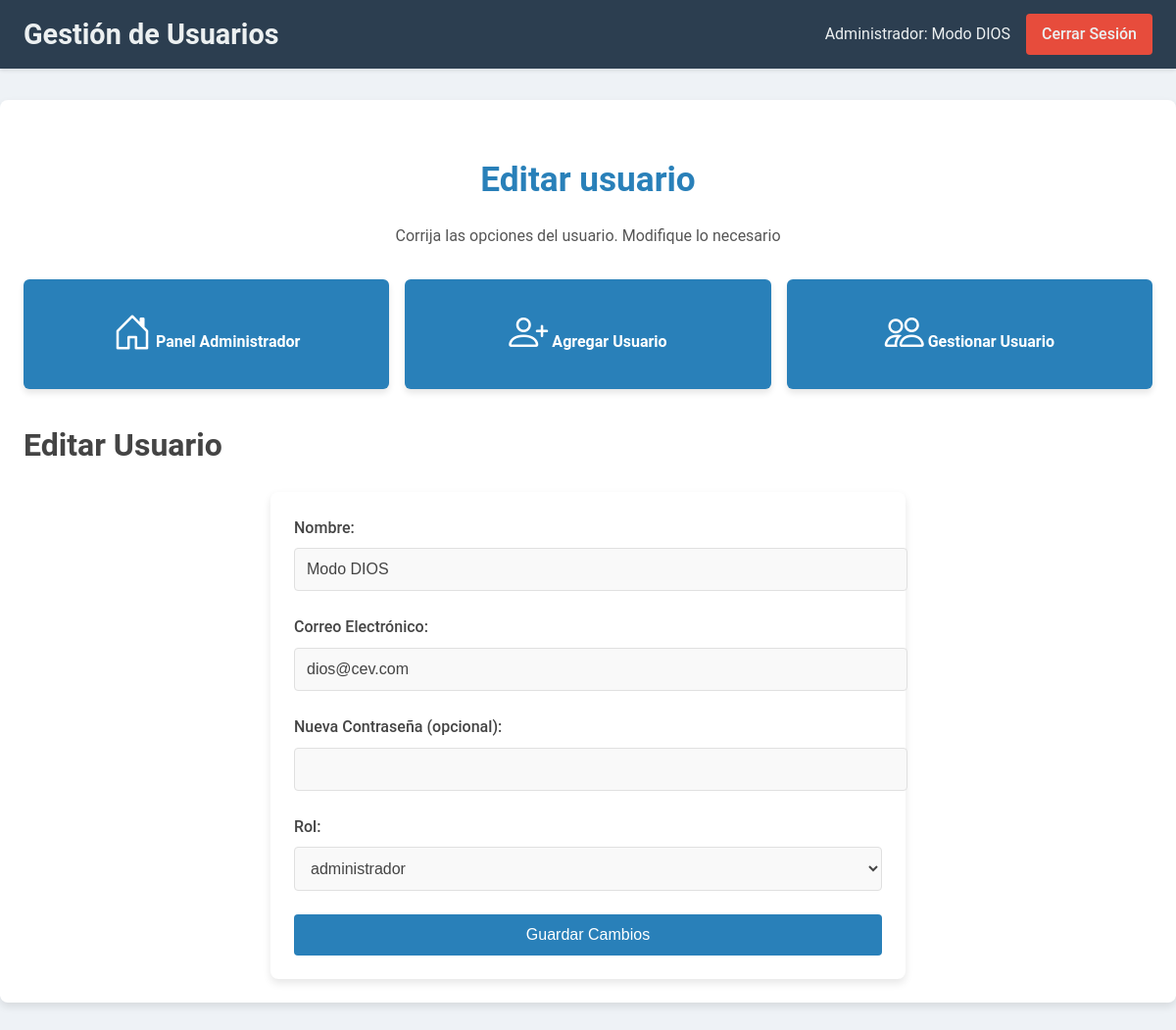
The app's page /administrador/editar_usuario.php?id=1 (signed in) with its own data.
### tables this page shows
CREATE TABLE `usuarios` (
  `usuario_id` int(11) NOT NULL,
  `nombre` varchar(100) NOT NULL,
  `correo` varchar(100) NOT NULL,
  `contrasena` varchar(255) NOT NULL,
  `rol_id` int(11) DEFAULT NULL,
  `fecha_creacion` timestamp NOT NULL DEFAULT current_timestamp()
);

CREATE TABLE `roles` (
  `rol_id` int(11) NOT NULL,
  `nombre` varchar(100) NOT NULL,
  `descripcion` text DEFAULT NULL,
  `fecha_creacion` timestamp NOT NULL DEFAULT current_timestamp()
);

### administrador/editar_usuario.php (the view, shortened to what this page needs)
<?php
require_once '../db.php';
$usuario_id = intval($_GET['id']);
try {
    $sql = "SELECT u.*, r.nombre AS rol_nombre
            FROM usuarios u
            LEFT JOIN roles r ON u.rol_id = r.rol_id
            WHERE u.usuario_id = :usuario_id";
    $stmt = $pdo->prepare($sql);
    $stmt->bindParam(':usuario_id', $usuario_id, PDO::PARAM_INT);
    $stmt->execute();
    $usuario = $stmt->fetch(PDO::FETCH_ASSOC);
    $roles_query = "SELECT rol_id, nombre FROM roles";
    $roles_stmt = $pdo->query($roles_query);
    $roles = $roles_stmt->fetchAll(PDO::FETCH_ASSOC);
} catch (PDOException $e) {
    echo "Error de base de datos: " . $e->getMessage();
} catch (Exception $e) {
    echo "Error: " . $e->getMessage();
}
?>
<!DOCTYPE html>
<html lang="es">
<head>
    <link rel="stylesheet" href="CSS/editar_usuario.css">
    <link href="https://cdn.jsdelivr.net/npm/bootstrap-icons/font/bootstrap-icons.css" rel="stylesheet">
</head>
<body>
<header class="navbar">
        <div class="navbar-container">
            <h1>Gestión de Usuarios</h1>
            <div class="navbar-right">
                <span>Administrador: <?php echo htmlspecialchars($_SESSION['nombre']); ?></span>
                <a href="../logout.php" class="logout-button">Cerrar Sesión</a>
            </div>
        </div>
    </header>
    <main class="main-container">
    <section class="welcome-section">
            <h2>Editar usuario</h2>
            <p>Corrija las opciones del usuario. Modifique lo necesario</p>
        </section>
        <div class="button-container">
        <a href="administrador_dashboard.php" class="control-button">
                <i class="bi bi-house-door"></i>
                <span>Panel Administrador</span>
            </a>
        <a href="agregar_usuario.php" class="control-button">
                <i class="bi bi-person-plus"></i>
                <span>Agregar Usuario</span>
            </a>
            <a href="gestionar_usuarios.php" class="control-button">
                <i class="bi bi-people"></i>
                <span>Gestionar Usuario</span>
            </a>
        </div>
        <h1>Editar Usuario</h1>
        <form action="" method="POST" class="form-container">
    <div class="form-group">
        <label for="nombre">Nombre:</label>
        <input type="text" name="nombre" id="nombre" value="<?php echo htmlspecialchars($usuario['nombre']); ?>" required>
    </div>
    <div class="form-group">
        <label for="correo">Correo Electrónico:</label>
        <input type="email" name="correo" id="correo" value="<?php echo htmlspecialchars($usuario['correo']); ?>" required>
    </div>
    <div class="form-group">
        <label for="contrasena">Nueva Contraseña (opcional):</label>
        <input type="password" name="contrasena" id="contrasena">
    </div>
    <div class="form-group">
        <label for="rol_id">Rol:</label>
        <select name="rol_id" id="rol_id" required>
            <?php foreach ($roles as $rol): ?>
                <option value="<?php echo $rol['rol_id']; ?>"
                    <?php echo ($rol['rol_id'] == $usuario['rol_id']) ? 'selected' : ''; ?>>
                    <?php echo htmlspecialchars($rol['nombre']); ?>
                </option>
            <?php endforeach; ?>
        </select>
    </div>
    <button type="submit" class="form-submit">Guardar Cambios</button>
</form>
    </main>
</body>
</html>

### administrador/CSS/editar_usuario.css (style rules this page uses)
body { margin: 0; padding: 0; font-family: 'Roboto', sans-serif; background-color: #eef2f6; color: #444; line-height: 1.6; }
.navbar { background-color: #2c3e50; color: #ecf0f1; padding: 0.75rem 1.5rem; box-shadow: 0 2px 4px rgba(0, 0, 0, 0.1); position: sticky; top: 0; z-index: 1000; }
.navbar-container { display: flex; justify-content: space-between; align-items: center; max-width: 1200px; margin: 0 auto; }
.navbar h1 { margin: 0; font-size: 1.8rem; font-weight: bold; color: #ecf0f1; }
.navbar-right { display: flex; align-items: center; }
.navbar-right span { margin-right: 1rem; font-size: 1rem; }
.logout-button { text-decoration: none; color: #ecf0f1; background-color: #e74c3c; padding: 0.5rem 1rem; border-radius: 4px; font-weight: 500; border: none; transition: background-color 0.3s ease; cursor: pointer; }
.main-container { max-width: 1200px; margin: 2rem auto; padding: 1.5rem; background-color: #ffffff; border-radius: 8px; box-shadow: 0 4px 8px rgba(0, 0, 0, 0.1); }
.welcome-section { text-align: center; margin-bottom: 2rem; }
.welcome-section h2 { font-size: 2.2rem; margin-bottom: 0.5rem; color: #2980b9; }
.welcome-section p { font-size: 1rem; color: #555; }
.button-container { display: grid; grid-template-columns: repeat(auto-fit, minmax(180px, 1fr)); gap: 1rem; margin-bottom: 2rem; }
.control-button { text-decoration: none; background-color: #2980b9; color: #ffffff; padding: 1.5rem; text-align: center; border-radius: 6px; box-shadow: 0 4px 6px rgba(0, 0, 0, 0.1); font-size: 1rem; font-weight: 500; transition: transform 0.3s ease, background-color 0.3s ease; }
.control-button i { font-size: 2.5rem; margin-bottom: 0.5rem; }
.control-button span { font-size: 1rem; font-weight: bold; }
.form-container { max-width: 600px; margin: 0 auto; padding: 1.5rem; background-color: #ffffff; border-radius: 8px; box-shadow: 0 4px 8px rgba(0, 0, 0, 0.1); }
.form-group { margin-bottom: 1.5rem; }
.form-group label { display: block; font-size: 1rem; font-weight: 500; margin-bottom: 0.5rem; color: #444; }
.form-group input, .form-group select { width: 100%; padding: 0.75rem; border: 1px solid #e0e0e0; border-radius: 4px; font-size: 1rem; color: #444; background-color: #f9f9f9; transition: border-color 0.3s ease; }
.form-submit { width: 100%; padding: 0.75rem; background-color: #2980b9; color: #ffffff; border: none; border-radius: 4px; font-size: 1rem; font-weight: 500; cursor: pointer; transition: background-color 0.3s ease; }

### records on screen
usuarios: nombre "Modo DIOS", correo "dios@cev.com", rol_id "administrador"

### other values on screen
$_SESSION['nombre'] "Modo DIOS"
